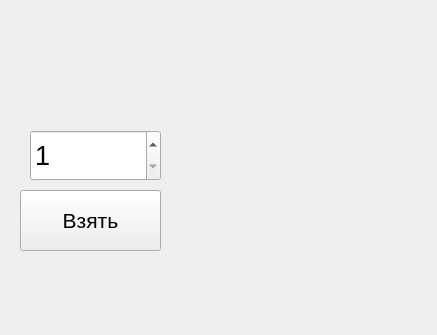
<?xml version="1.0" encoding="UTF-8"?>
<ui version="4.0">
 <class>MainWindow</class>
 <widget class="QMainWindow" name="MainWindow">
  <property name="geometry">
   <rect>
    <x>0</x>
    <y>0</y>
    <width>437</width>
    <height>335</height>
   </rect>
  </property>
  <property name="windowTitle">
   <string>MainWindow</string>
  </property>
  <widget class="QWidget" name="centralwidget">
   <widget class="QLabel" name="rocks">
    <property name="geometry">
     <rect>
      <x>40</x>
      <y>20</y>
      <width>121</width>
      <height>81</height>
     </rect>
    </property>
    <property name="font">
     <font>
      <pointsize>10</pointsize>
     </font>
    </property>
    <property name="text">
     <string/>
    </property>
    <property name="alignment">
     <set>Qt::AlignCenter</set>
    </property>
   </widget>
   <widget class="QSpinBox" name="spinBox">
    <property name="geometry">
     <rect>
      <x>30</x>
      <y>130</y>
      <width>131</width>
      <height>51</height>
     </rect>
    </property>
    <property name="font">
     <font>
      <pointsize>20</pointsize>
     </font>
    </property>
    <property name="minimum">
     <number>1</number>
    </property>
    <property name="maximum">
     <number>3</number>
    </property>
   </widget>
   <widget class="QLabel" name="last_action">
    <property name="geometry">
     <rect>
      <x>200</x>
      <y>10</y>
      <width>191</width>
      <height>291</height>
     </rect>
    </property>
    <property name="font">
     <font>
      <pointsize>12</pointsize>
     </font>
    </property>
    <property name="text">
     <string/>
    </property>
    <property name="alignment">
     <set>Qt::AlignHCenter|Qt::AlignTop</set>
    </property>
   </widget>
   <widget class="QPushButton" name="take">
    <property name="geometry">
     <rect>
      <x>20</x>
      <y>190</y>
      <width>141</width>
      <height>61</height>
     </rect>
    </property>
    <property name="font">
     <font>
      <pointsize>16</pointsize>
     </font>
    </property>
    <property name="text">
     <string>Взять</string>
    </property>
   </widget>
  </widget>
 </widget>
 <resources/>
 <connections/>
</ui>
